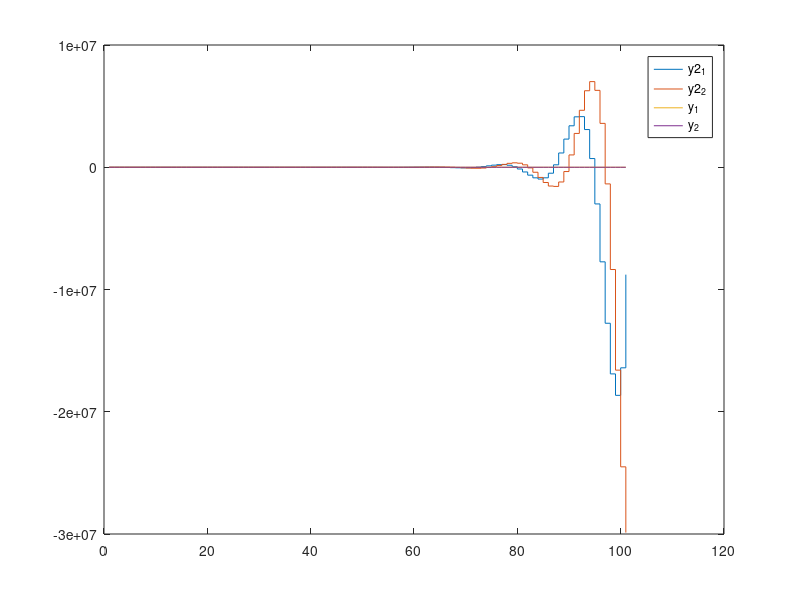

Source code (MATLAB):
clear all
close all
clc

load('reaction_pendulum.mat')
%% LQR

Ts = 0.05;
G_disc = ss(Phi, Gamma, C, D, Ts);
G_cont = ss(A,B,C,D);

% poles_disc = pole(G_disc);

poles_cont = pole(G_cont);

q1 = 100;
q2 = 100; 
q3 = 100;

Q =[q1 0 0;
    0 q2 0;
    0 0 q3];
R = 10000;
K_lqr = dlqr(Phi,Gamma, Q,R);

poles_cont_5 = 10*poles_cont;

p1_obsv = exp(poles_cont_5(1)*Ts);
p2_obsv = exp(-poles_cont_5(2)*Ts);
p3_obsv = exp(poles_cont_5(3)*Ts);

p_obsv = [p1_obsv,p2_obsv,p3_obsv]';


L = place(Phi', C', p_obsv)';
eig(Phi - L*C);

L_2 = [0 0; 
     L(2,1), L(2,2);
     0 0];

eigPhi_LC = eig(Phi - L*C);
eigPhi = eig(Phi);
eigPhi_LC_x2 = eig(Phi - L_2*C);


Phi_obsv = [Phi - Gamma*K_lqr Gamma*K_lqr;
            zeros(3,3) Phi-L*C];

% Phi_obsv = Phi - Gamma*K_lqr;
Gamma_obsv = [Gamma;
    zeros(size(Gamma))];

C_obsv = [1 0 0; 0 0 1];
% C_obsv = eye(6);

% sysObserver = ss(Phi_obsv, Gamma_obsv, C_obsv,[], Ts);
cl_sys_2 = ss(Phi-L_2*C, Gamma,C_obsv,[],Ts);
cl_sys = ss(Phi-L*C, Gamma,C_obsv,[],Ts);


%%
t = 0:Ts:5;
u = zeros(size(t));
[yObs, tOut, xObs] = lsim(cl_sys, u, t, [0.1 0.0 0.0]');
% [y, tOut, x] = lsim(G_disc, u, t, [0.1 0.0 0.0]');
[y2, tOut, x2] = lsim(cl_sys_2, u, t, [0.1 0.0 0.0]');
figure(10)
stairs(y2)
hold on
stairs(yObs)
legend('y2_1','y2_2','y_1','y_2')
% 
% figure(1)
% stairs(t, xObs(:,1))
% hold on
% stairs(t, x(:,1))
% stairs(t, x2(:,1))
% 
% title('theta')
% legend('full OBS', 'No OBS', ' Obsx2')
% 
% figure(2)
% stairs(t, xObs(:,2))
% hold on
% stairs(t, x(:,2))
% stairs(t, x2(:,2))
% 
% title('theta dot')
% legend('full OBS', 'No OBS', ' Obsx2')
% 
% figure(3)
% stairs(t, xObs(:,3))
% hold on
% stairs(t, x(:,3))
% stairs(t, x2(:,3))
% 
% title('phi dot')
% legend('full OBS', 'No OBS', ' Obsx2')
% 
% % figure(2)
% % stairs(t, y(:,4))
% % hold on
% % stairs(t, y(:,5))
% % stairs(t, y(:,6))
% title('e')